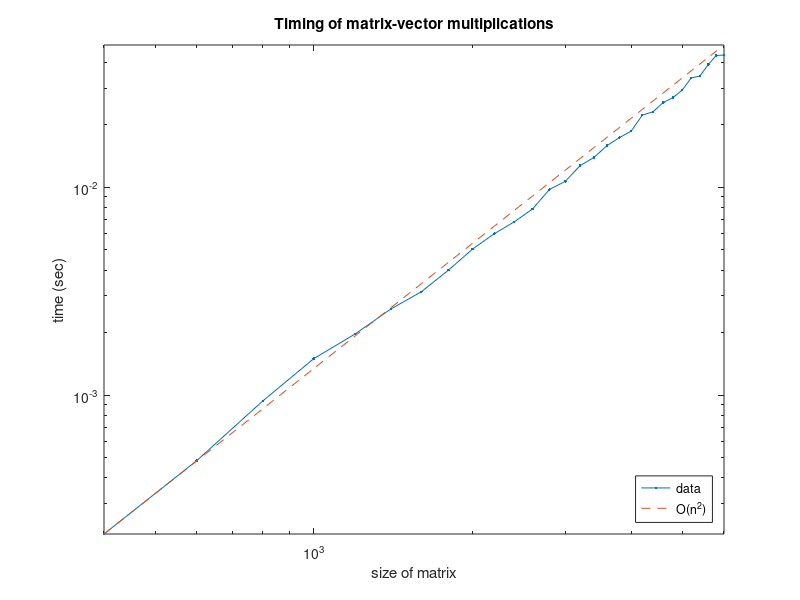

Source code (MATLAB):
%%
% Let's repeat the experiment of the previous figure for more, and larger,
% values of $n$.
t_ = [];
n_ = 400:200:6000;
for n = n_
    A = randn(n,n);  x = randn(n,1);
    tic  % start a timer
    for j = 1:10  % repeat ten times
        A*x;
    end
    t = toc;  % read the timer
    t_ = [t_,t/10];  
end


%%
% Plotting the time as a function of $n$ on log-log scales is equivalent to
% plotting the logs of the variables, but is formatted more neatly. 
loglog(n_,t_,'.-')
xlabel('size of matrix'), ylabel('time (sec)')
title('Timing of matrix-vector multiplications')

%%
% You can see that the graph is trending to a straight line of positive
% slope. For comparison, we can plot a line that represents $O(n^2)$
% growth. (All such lines have slope equal to 2.)
hold on, loglog(n_,t_(1)*(n_/n_(1)).^2,'--')
axis tight
legend('data','O(n^2)','location','southeast')

%%
% It's too complicated to be a perfect match, but the asymptotic approach
% to $O(n^2)$ is unmistakable. 